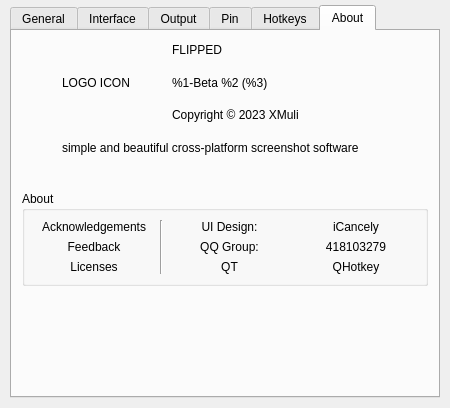
<?xml version="1.0" encoding="UTF-8"?>
<ui version="4.0">
 <class>PrefManage</class>
 <widget class="QWidget" name="PrefManage">
  <property name="geometry">
   <rect>
    <x>0</x>
    <y>0</y>
    <width>450</width>
    <height>408</height>
   </rect>
  </property>
  <property name="minimumSize">
   <size>
    <width>450</width>
    <height>0</height>
   </size>
  </property>
  <property name="windowTitle">
   <string>Form</string>
  </property>
  <layout class="QVBoxLayout" name="verticalLayout">
   <property name="spacing">
    <number>5</number>
   </property>
   <property name="leftMargin">
    <number>10</number>
   </property>
   <property name="topMargin">
    <number>5</number>
   </property>
   <property name="rightMargin">
    <number>10</number>
   </property>
   <property name="bottomMargin">
    <number>10</number>
   </property>
   <item>
    <widget class="QTabWidget" name="tabWidget">
     <property name="enabled">
      <bool>true</bool>
     </property>
     <property name="tabShape">
      <enum>QTabWidget::Rounded</enum>
     </property>
     <property name="currentIndex">
      <number>5</number>
     </property>
     <widget class="QWidget" name="tabGeneral">
      <attribute name="title">
       <string>General</string>
      </attribute>
      <layout class="QHBoxLayout" name="horizontalLayout_2">
       <item>
        <layout class="QGridLayout" name="gridLayout" rowstretch="1,1,1,1,3,0" columnstretch="2,3,1">
         <property name="leftMargin">
          <number>10</number>
         </property>
         <property name="topMargin">
          <number>5</number>
         </property>
         <property name="rightMargin">
          <number>10</number>
         </property>
         <property name="bottomMargin">
          <number>10</number>
         </property>
         <property name="spacing">
          <number>5</number>
         </property>
         <item row="2" column="1">
          <widget class="QCheckBox" name="checkBox">
           <property name="text">
            <string>Run on system startup</string>
           </property>
          </widget>
         </item>
         <item row="0" column="2">
          <spacer name="horizontalSpacer">
           <property name="orientation">
            <enum>Qt::Horizontal</enum>
           </property>
           <property name="sizeHint" stdset="0">
            <size>
             <width>40</width>
             <height>20</height>
            </size>
           </property>
          </spacer>
         </item>
         <item row="0" column="0">
          <widget class="QLabel" name="label">
           <property name="text">
            <string>Lanuage:</string>
           </property>
           <property name="alignment">
            <set>Qt::AlignRight|Qt::AlignTrailing|Qt::AlignVCenter</set>
           </property>
          </widget>
         </item>
         <item row="3" column="0">
          <widget class="QLabel" name="label_4">
           <property name="text">
            <string>Log Level:</string>
           </property>
           <property name="alignment">
            <set>Qt::AlignRight|Qt::AlignTrailing|Qt::AlignVCenter</set>
           </property>
          </widget>
         </item>
         <item row="3" column="1">
          <widget class="QComboBox" name="comboBox_2">
           <property name="maximumSize">
            <size>
             <width>80</width>
             <height>16777215</height>
            </size>
           </property>
          </widget>
         </item>
         <item row="1" column="1">
          <widget class="QPushButton" name="pushButton">
           <property name="maximumSize">
            <size>
             <width>80</width>
             <height>16777215</height>
            </size>
           </property>
           <property name="text">
            <string>PushButton</string>
           </property>
          </widget>
         </item>
         <item row="2" column="0">
          <widget class="QLabel" name="label_3">
           <property name="text">
            <string>Launch:</string>
           </property>
           <property name="alignment">
            <set>Qt::AlignRight|Qt::AlignTrailing|Qt::AlignVCenter</set>
           </property>
          </widget>
         </item>
         <item row="0" column="1">
          <widget class="QComboBox" name="comboBox">
           <property name="maximumSize">
            <size>
             <width>80</width>
             <height>16777215</height>
            </size>
           </property>
          </widget>
         </item>
         <item row="1" column="0">
          <widget class="QLabel" name="label_2">
           <property name="text">
            <string>Font:</string>
           </property>
           <property name="alignment">
            <set>Qt::AlignRight|Qt::AlignTrailing|Qt::AlignVCenter</set>
           </property>
          </widget>
         </item>
         <item row="4" column="1">
          <spacer name="verticalSpacer">
           <property name="orientation">
            <enum>Qt::Vertical</enum>
           </property>
           <property name="sizeHint" stdset="0">
            <size>
             <width>20</width>
             <height>40</height>
            </size>
           </property>
          </spacer>
         </item>
         <item row="5" column="0" colspan="3">
          <layout class="QHBoxLayout" name="horizontalLayout" stretch="7,0">
           <property name="spacing">
            <number>0</number>
           </property>
           <item>
            <spacer name="horizontalSpacer_2">
             <property name="orientation">
              <enum>Qt::Horizontal</enum>
             </property>
             <property name="sizeHint" stdset="0">
              <size>
               <width>40</width>
               <height>20</height>
              </size>
             </property>
            </spacer>
           </item>
           <item>
            <widget class="QPushButton" name="pushButton_2">
             <property name="maximumSize">
              <size>
               <width>80</width>
               <height>16777215</height>
              </size>
             </property>
             <property name="text">
              <string>Reset</string>
             </property>
            </widget>
           </item>
          </layout>
         </item>
        </layout>
       </item>
      </layout>
     </widget>
     <widget class="QWidget" name="tabInterface">
      <attribute name="title">
       <string>Interface</string>
      </attribute>
      <layout class="QHBoxLayout" name="horizontalLayout_4">
       <item>
        <layout class="QGridLayout" name="gridLayout_2" rowstretch="0,0,0,0,0,0,0,0,0,0,0,0" columnstretch="7,0,0">
         <property name="leftMargin">
          <number>10</number>
         </property>
         <property name="topMargin">
          <number>5</number>
         </property>
         <property name="rightMargin">
          <number>10</number>
         </property>
         <property name="bottomMargin">
          <number>10</number>
         </property>
         <property name="spacing">
          <number>5</number>
         </property>
         <item row="0" column="0">
          <widget class="QLabel" name="label_5">
           <property name="text">
            <string>Border Style:</string>
           </property>
           <property name="alignment">
            <set>Qt::AlignRight|Qt::AlignTrailing|Qt::AlignVCenter</set>
           </property>
          </widget>
         </item>
         <item row="6" column="0" colspan="3">
          <widget class="Line" name="line_2">
           <property name="orientation">
            <enum>Qt::Horizontal</enum>
           </property>
          </widget>
         </item>
         <item row="3" column="0" colspan="3">
          <widget class="Line" name="line">
           <property name="maximumSize">
            <size>
             <width>16777215</width>
             <height>3</height>
            </size>
           </property>
           <property name="orientation">
            <enum>Qt::Horizontal</enum>
           </property>
          </widget>
         </item>
         <item row="0" column="1">
          <widget class="QComboBox" name="comboBox_3">
           <property name="maximumSize">
            <size>
             <width>80</width>
             <height>16777215</height>
            </size>
           </property>
          </widget>
         </item>
         <item row="2" column="1">
          <widget class="QSpinBox" name="spinBox">
           <property name="maximumSize">
            <size>
             <width>80</width>
             <height>16777215</height>
            </size>
           </property>
           <property name="maximum">
            <number>100</number>
           </property>
          </widget>
         </item>
         <item row="9" column="1">
          <widget class="QCheckBox" name="checkBox_3">
           <property name="text">
            <string>Auto copy to clipboard</string>
           </property>
          </widget>
         </item>
         <item row="2" column="0">
          <widget class="QLabel" name="label_6">
           <property name="text">
            <string>Border Width:</string>
           </property>
           <property name="alignment">
            <set>Qt::AlignRight|Qt::AlignTrailing|Qt::AlignVCenter</set>
           </property>
          </widget>
         </item>
         <item row="4" column="0">
          <widget class="QLabel" name="label_7">
           <property name="text">
            <string>Crosshair Color:</string>
           </property>
           <property name="alignment">
            <set>Qt::AlignRight|Qt::AlignTrailing|Qt::AlignVCenter</set>
           </property>
          </widget>
         </item>
         <item row="11" column="0" colspan="3">
          <layout class="QHBoxLayout" name="horizontalLayout_3" stretch="7,3">
           <property name="spacing">
            <number>0</number>
           </property>
           <item>
            <spacer name="horizontalSpacer_3">
             <property name="orientation">
              <enum>Qt::Horizontal</enum>
             </property>
             <property name="sizeHint" stdset="0">
              <size>
               <width>40</width>
               <height>20</height>
              </size>
             </property>
            </spacer>
           </item>
           <item>
            <widget class="QPushButton" name="pushButton_3">
             <property name="maximumSize">
              <size>
               <width>80</width>
               <height>16777215</height>
              </size>
             </property>
             <property name="text">
              <string>Reset</string>
             </property>
            </widget>
           </item>
          </layout>
         </item>
         <item row="0" column="2">
          <spacer name="horizontalSpacer_4">
           <property name="orientation">
            <enum>Qt::Horizontal</enum>
           </property>
           <property name="sizeHint" stdset="0">
            <size>
             <width>40</width>
             <height>20</height>
            </size>
           </property>
          </spacer>
         </item>
         <item row="5" column="1">
          <widget class="QSpinBox" name="spinBox_2">
           <property name="maximumSize">
            <size>
             <width>80</width>
             <height>16777215</height>
            </size>
           </property>
           <property name="maximum">
            <number>100</number>
           </property>
          </widget>
         </item>
         <item row="1" column="0">
          <widget class="QLabel" name="label_8">
           <property name="text">
            <string>Border Color</string>
           </property>
           <property name="alignment">
            <set>Qt::AlignRight|Qt::AlignTrailing|Qt::AlignVCenter</set>
           </property>
          </widget>
         </item>
         <item row="10" column="1">
          <spacer name="verticalSpacer_2">
           <property name="orientation">
            <enum>Qt::Vertical</enum>
           </property>
           <property name="sizeHint" stdset="0">
            <size>
             <width>20</width>
             <height>40</height>
            </size>
           </property>
          </spacer>
         </item>
         <item row="7" column="1">
          <widget class="QCheckBox" name="checkBox_2">
           <property name="text">
            <string>Smart window</string>
           </property>
          </widget>
         </item>
         <item row="8" column="1">
          <widget class="QCheckBox" name="checkBox_4">
           <property name="text">
            <string>Crosshair</string>
           </property>
          </widget>
         </item>
         <item row="5" column="0">
          <widget class="QLabel" name="label_9">
           <property name="text">
            <string>Crosshair Width:</string>
           </property>
           <property name="alignment">
            <set>Qt::AlignRight|Qt::AlignTrailing|Qt::AlignVCenter</set>
           </property>
          </widget>
         </item>
        </layout>
       </item>
      </layout>
     </widget>
     <widget class="QWidget" name="tabOutput">
      <attribute name="title">
       <string>Output</string>
      </attribute>
      <layout class="QHBoxLayout" name="horizontalLayout_8">
       <item>
        <layout class="QGridLayout" name="gridLayout_3">
         <property name="leftMargin">
          <number>10</number>
         </property>
         <property name="topMargin">
          <number>5</number>
         </property>
         <property name="rightMargin">
          <number>10</number>
         </property>
         <property name="bottomMargin">
          <number>10</number>
         </property>
         <property name="spacing">
          <number>5</number>
         </property>
         <item row="0" column="0">
          <layout class="QHBoxLayout" name="horizontalLayout_5" stretch="1,1,2">
           <item>
            <widget class="QLabel" name="label_10">
             <property name="text">
              <string>Image quailty:</string>
             </property>
             <property name="alignment">
              <set>Qt::AlignLeading|Qt::AlignLeft|Qt::AlignVCenter</set>
             </property>
            </widget>
           </item>
           <item>
            <widget class="QSpinBox" name="spinBox_3"/>
           </item>
           <item>
            <spacer name="horizontalSpacer_5">
             <property name="orientation">
              <enum>Qt::Horizontal</enum>
             </property>
             <property name="sizeHint" stdset="0">
              <size>
               <width>40</width>
               <height>20</height>
              </size>
             </property>
            </spacer>
           </item>
          </layout>
         </item>
         <item row="4" column="0">
          <layout class="QHBoxLayout" name="horizontalLayout_6" stretch="7,0">
           <property name="spacing">
            <number>0</number>
           </property>
           <item>
            <spacer name="horizontalSpacer_6">
             <property name="orientation">
              <enum>Qt::Horizontal</enum>
             </property>
             <property name="sizeHint" stdset="0">
              <size>
               <width>40</width>
               <height>20</height>
              </size>
             </property>
            </spacer>
           </item>
           <item>
            <widget class="QPushButton" name="pushButton_4">
             <property name="maximumSize">
              <size>
               <width>80</width>
               <height>16777215</height>
              </size>
             </property>
             <property name="text">
              <string>Reset</string>
             </property>
            </widget>
           </item>
          </layout>
         </item>
         <item row="2" column="0">
          <widget class="QGroupBox" name="groupBox">
           <property name="title">
            <string>Path Save</string>
           </property>
           <layout class="QHBoxLayout" name="horizontalLayout_7">
            <item>
             <layout class="QGridLayout" name="gridLayout_4">
              <item row="7" column="2">
               <widget class="QPushButton" name="pushButton_5">
                <property name="maximumSize">
                 <size>
                  <width>80</width>
                  <height>16777215</height>
                 </size>
                </property>
                <property name="text">
                 <string>Change</string>
                </property>
               </widget>
              </item>
              <item row="11" column="0" colspan="3">
               <widget class="QLineEdit" name="lineEdit_4"/>
              </item>
              <item row="10" column="0" colspan="2">
               <widget class="QCheckBox" name="checkBox_5">
                <property name="text">
                 <string>Auto save</string>
                </property>
               </widget>
              </item>
              <item row="5" column="0" colspan="3">
               <widget class="QLineEdit" name="lineEdit_2"/>
              </item>
              <item row="3" column="2">
               <widget class="QPushButton" name="pushButton_6">
                <property name="maximumSize">
                 <size>
                  <width>80</width>
                  <height>16777215</height>
                 </size>
                </property>
                <property name="text">
                 <string>Change</string>
                </property>
               </widget>
              </item>
              <item row="1" column="0" colspan="3">
               <widget class="QLineEdit" name="lineEdit"/>
              </item>
              <item row="9" column="0">
               <spacer name="verticalSpacer_3">
                <property name="orientation">
                 <enum>Qt::Vertical</enum>
                </property>
                <property name="sizeHint" stdset="0">
                 <size>
                  <width>20</width>
                  <height>10</height>
                 </size>
                </property>
               </spacer>
              </item>
              <item row="7" column="0" colspan="2">
               <widget class="QCheckBox" name="checkBox_6">
                <property name="text">
                 <string>Quick save</string>
                </property>
               </widget>
              </item>
              <item row="4" column="0">
               <spacer name="verticalSpacer_4">
                <property name="orientation">
                 <enum>Qt::Vertical</enum>
                </property>
                <property name="sizeHint" stdset="0">
                 <size>
                  <width>20</width>
                  <height>10</height>
                 </size>
                </property>
               </spacer>
              </item>
              <item row="6" column="0">
               <spacer name="verticalSpacer_5">
                <property name="orientation">
                 <enum>Qt::Vertical</enum>
                </property>
                <property name="sizeHint" stdset="0">
                 <size>
                  <width>20</width>
                  <height>10</height>
                 </size>
                </property>
               </spacer>
              </item>
              <item row="10" column="2">
               <widget class="QPushButton" name="pushButton_7">
                <property name="maximumSize">
                 <size>
                  <width>80</width>
                  <height>16777215</height>
                 </size>
                </property>
                <property name="text">
                 <string>Change</string>
                </property>
               </widget>
              </item>
              <item row="8" column="0" colspan="3">
               <widget class="QLineEdit" name="lineEdit_3"/>
              </item>
              <item row="2" column="0">
               <spacer name="verticalSpacer_6">
                <property name="orientation">
                 <enum>Qt::Vertical</enum>
                </property>
                <property name="sizeHint" stdset="0">
                 <size>
                  <width>20</width>
                  <height>10</height>
                 </size>
                </property>
               </spacer>
              </item>
              <item row="3" column="0" colspan="2">
               <widget class="QLabel" name="label_11">
                <property name="text">
                 <string>Config</string>
                </property>
                <property name="alignment">
                 <set>Qt::AlignLeading|Qt::AlignLeft|Qt::AlignVCenter</set>
                </property>
               </widget>
              </item>
              <item row="0" column="0" colspan="2">
               <widget class="QLabel" name="label_12">
                <property name="text">
                 <string>File Name</string>
                </property>
                <property name="alignment">
                 <set>Qt::AlignLeading|Qt::AlignLeft|Qt::AlignVCenter</set>
                </property>
               </widget>
              </item>
             </layout>
            </item>
           </layout>
          </widget>
         </item>
         <item row="3" column="0">
          <spacer name="verticalSpacer_7">
           <property name="orientation">
            <enum>Qt::Vertical</enum>
           </property>
           <property name="sizeHint" stdset="0">
            <size>
             <width>20</width>
             <height>10</height>
            </size>
           </property>
          </spacer>
         </item>
         <item row="1" column="0">
          <spacer name="verticalSpacer_8">
           <property name="orientation">
            <enum>Qt::Vertical</enum>
           </property>
           <property name="sizeHint" stdset="0">
            <size>
             <width>20</width>
             <height>10</height>
            </size>
           </property>
          </spacer>
         </item>
        </layout>
       </item>
      </layout>
     </widget>
     <widget class="QWidget" name="tabPin">
      <attribute name="title">
       <string>Pin</string>
      </attribute>
      <layout class="QHBoxLayout" name="horizontalLayout_10">
       <item>
        <layout class="QGridLayout" name="gridLayout_5" columnstretch="1,1,4,1">
         <property name="leftMargin">
          <number>10</number>
         </property>
         <property name="topMargin">
          <number>5</number>
         </property>
         <property name="rightMargin">
          <number>10</number>
         </property>
         <property name="bottomMargin">
          <number>10</number>
         </property>
         <property name="spacing">
          <number>5</number>
         </property>
         <item row="0" column="1">
          <widget class="QLabel" name="label_13">
           <property name="text">
            <string>Opacity:</string>
           </property>
           <property name="alignment">
            <set>Qt::AlignRight|Qt::AlignTrailing|Qt::AlignVCenter</set>
           </property>
          </widget>
         </item>
         <item row="1" column="1">
          <widget class="QLabel" name="label_14">
           <property name="text">
            <string>Maximum size:</string>
           </property>
           <property name="alignment">
            <set>Qt::AlignRight|Qt::AlignTrailing|Qt::AlignVCenter</set>
           </property>
          </widget>
         </item>
         <item row="1" column="2">
          <widget class="QSpinBox" name="spinBox_4">
           <property name="maximumSize">
            <size>
             <width>80</width>
             <height>16777215</height>
            </size>
           </property>
           <property name="maximum">
            <number>100000</number>
           </property>
          </widget>
         </item>
         <item row="0" column="2">
          <widget class="QSpinBox" name="spinBox_5">
           <property name="maximumSize">
            <size>
             <width>80</width>
             <height>16777215</height>
            </size>
           </property>
           <property name="maximum">
            <number>100</number>
           </property>
          </widget>
         </item>
         <item row="0" column="3">
          <spacer name="horizontalSpacer_7">
           <property name="orientation">
            <enum>Qt::Horizontal</enum>
           </property>
           <property name="sizeHint" stdset="0">
            <size>
             <width>40</width>
             <height>20</height>
            </size>
           </property>
          </spacer>
         </item>
         <item row="2" column="1">
          <spacer name="verticalSpacer_9">
           <property name="orientation">
            <enum>Qt::Vertical</enum>
           </property>
           <property name="sizeHint" stdset="0">
            <size>
             <width>20</width>
             <height>40</height>
            </size>
           </property>
          </spacer>
         </item>
         <item row="0" column="0">
          <spacer name="horizontalSpacer_8">
           <property name="orientation">
            <enum>Qt::Horizontal</enum>
           </property>
           <property name="sizeHint" stdset="0">
            <size>
             <width>40</width>
             <height>20</height>
            </size>
           </property>
          </spacer>
         </item>
         <item row="3" column="0" colspan="4">
          <layout class="QHBoxLayout" name="horizontalLayout_9" stretch="7,0">
           <property name="spacing">
            <number>0</number>
           </property>
           <item>
            <spacer name="horizontalSpacer_9">
             <property name="orientation">
              <enum>Qt::Horizontal</enum>
             </property>
             <property name="sizeHint" stdset="0">
              <size>
               <width>40</width>
               <height>20</height>
              </size>
             </property>
            </spacer>
           </item>
           <item>
            <widget class="QPushButton" name="pushButton_8">
             <property name="maximumSize">
              <size>
               <width>80</width>
               <height>16777215</height>
              </size>
             </property>
             <property name="text">
              <string>Reset</string>
             </property>
            </widget>
           </item>
          </layout>
         </item>
        </layout>
       </item>
      </layout>
     </widget>
     <widget class="QWidget" name="tabHotkeys">
      <attribute name="title">
       <string>Hotkeys</string>
      </attribute>
      <layout class="QHBoxLayout" name="horizontalLayout_12">
       <item>
        <layout class="QGridLayout" name="gridLayout_6" columnminimumwidth="1,1,4">
         <property name="leftMargin">
          <number>10</number>
         </property>
         <property name="topMargin">
          <number>5</number>
         </property>
         <property name="rightMargin">
          <number>10</number>
         </property>
         <property name="bottomMargin">
          <number>10</number>
         </property>
         <property name="spacing">
          <number>5</number>
         </property>
         <item row="2" column="0" colspan="2">
          <widget class="QLabel" name="label_15">
           <property name="text">
            <string>Full screen capture:</string>
           </property>
           <property name="alignment">
            <set>Qt::AlignRight|Qt::AlignTrailing|Qt::AlignVCenter</set>
           </property>
          </widget>
         </item>
         <item row="1" column="0" colspan="2">
          <widget class="QLabel" name="label_16">
           <property name="text">
            <string>Delay capture:</string>
           </property>
           <property name="alignment">
            <set>Qt::AlignRight|Qt::AlignTrailing|Qt::AlignVCenter</set>
           </property>
          </widget>
         </item>
         <item row="3" column="2">
          <spacer name="horizontalSpacer_10">
           <property name="orientation">
            <enum>Qt::Horizontal</enum>
           </property>
           <property name="sizeHint" stdset="0">
            <size>
             <width>13</width>
             <height>17</height>
            </size>
           </property>
          </spacer>
         </item>
         <item row="4" column="0" colspan="3">
          <layout class="QHBoxLayout" name="horizontalLayout_11" stretch="7,0">
           <property name="spacing">
            <number>0</number>
           </property>
           <item>
            <spacer name="horizontalSpacer_11">
             <property name="orientation">
              <enum>Qt::Horizontal</enum>
             </property>
             <property name="sizeHint" stdset="0">
              <size>
               <width>40</width>
               <height>20</height>
              </size>
             </property>
            </spacer>
           </item>
           <item>
            <widget class="QPushButton" name="pushButton_9">
             <property name="maximumSize">
              <size>
               <width>80</width>
               <height>16777215</height>
              </size>
             </property>
             <property name="text">
              <string>Reset</string>
             </property>
            </widget>
           </item>
          </layout>
         </item>
         <item row="0" column="0" colspan="2">
          <widget class="QLabel" name="label_17">
           <property name="text">
            <string>Capture:</string>
           </property>
           <property name="alignment">
            <set>Qt::AlignRight|Qt::AlignTrailing|Qt::AlignVCenter</set>
           </property>
          </widget>
         </item>
         <item row="3" column="0">
          <spacer name="verticalSpacer_10">
           <property name="orientation">
            <enum>Qt::Vertical</enum>
           </property>
           <property name="sizeHint" stdset="0">
            <size>
             <width>1</width>
             <height>20</height>
            </size>
           </property>
          </spacer>
         </item>
        </layout>
       </item>
      </layout>
     </widget>
     <widget class="QWidget" name="tabAbout">
      <attribute name="title">
       <string>About</string>
      </attribute>
      <layout class="QVBoxLayout" name="verticalLayout_2" stretch="5,1,3,4">
       <property name="spacing">
        <number>5</number>
       </property>
       <property name="leftMargin">
        <number>10</number>
       </property>
       <property name="topMargin">
        <number>5</number>
       </property>
       <property name="rightMargin">
        <number>10</number>
       </property>
       <property name="bottomMargin">
        <number>10</number>
       </property>
       <item>
        <layout class="QHBoxLayout" name="horizontalLayout_14" stretch="0,10,0">
         <property name="spacing">
          <number>5</number>
         </property>
         <item>
          <spacer name="horizontalSpacer_12">
           <property name="orientation">
            <enum>Qt::Horizontal</enum>
           </property>
           <property name="sizeHint" stdset="0">
            <size>
             <width>40</width>
             <height>20</height>
            </size>
           </property>
          </spacer>
         </item>
         <item>
          <layout class="QGridLayout" name="gridLayout_8">
           <item row="0" column="1">
            <widget class="QLabel" name="label_27">
             <property name="text">
              <string>FLIPPED</string>
             </property>
            </widget>
           </item>
           <item row="1" column="1" colspan="2">
            <widget class="QLabel" name="label_28">
             <property name="text">
              <string>%1-Beta %2 (%3)</string>
             </property>
            </widget>
           </item>
           <item row="3" column="0" colspan="3">
            <widget class="QLabel" name="label_29">
             <property name="text">
              <string>simple and beautiful cross-platform screenshot software</string>
             </property>
            </widget>
           </item>
           <item row="2" column="1" colspan="2">
            <widget class="QLabel" name="label_30">
             <property name="text">
              <string>Copyright © 2023 XMuli</string>
             </property>
            </widget>
           </item>
           <item row="0" column="0" rowspan="3">
            <widget class="QLabel" name="label_31">
             <property name="text">
              <string>LOGO ICON</string>
             </property>
            </widget>
           </item>
          </layout>
         </item>
         <item>
          <spacer name="horizontalSpacer_13">
           <property name="orientation">
            <enum>Qt::Horizontal</enum>
           </property>
           <property name="sizeHint" stdset="0">
            <size>
             <width>40</width>
             <height>20</height>
            </size>
           </property>
          </spacer>
         </item>
        </layout>
       </item>
       <item>
        <spacer name="verticalSpacer_11">
         <property name="orientation">
          <enum>Qt::Vertical</enum>
         </property>
         <property name="sizeHint" stdset="0">
          <size>
           <width>13</width>
           <height>23</height>
          </size>
         </property>
        </spacer>
       </item>
       <item>
        <widget class="QGroupBox" name="groupBox_2">
         <property name="title">
          <string>About</string>
         </property>
         <layout class="QHBoxLayout" name="horizontalLayout_13">
          <item>
           <layout class="QGridLayout" name="gridLayout_7">
            <item row="0" column="0">
             <widget class="QLabel" name="label_21">
              <property name="text">
               <string>Acknowledgements</string>
              </property>
              <property name="alignment">
               <set>Qt::AlignCenter</set>
              </property>
             </widget>
            </item>
            <item row="0" column="1" rowspan="3">
             <widget class="Line" name="line_3">
              <property name="orientation">
               <enum>Qt::Vertical</enum>
              </property>
             </widget>
            </item>
            <item row="0" column="2">
             <widget class="QLabel" name="label_22">
              <property name="text">
               <string>UI Design:</string>
              </property>
              <property name="alignment">
               <set>Qt::AlignCenter</set>
              </property>
             </widget>
            </item>
            <item row="0" column="3">
             <widget class="QLabel" name="label_23">
              <property name="text">
               <string>iCancely</string>
              </property>
              <property name="alignment">
               <set>Qt::AlignCenter</set>
              </property>
             </widget>
            </item>
            <item row="1" column="0">
             <widget class="QLabel" name="label_18">
              <property name="text">
               <string>Feedback</string>
              </property>
              <property name="alignment">
               <set>Qt::AlignCenter</set>
              </property>
             </widget>
            </item>
            <item row="1" column="2">
             <widget class="QLabel" name="label_19">
              <property name="text">
               <string>QQ Group:</string>
              </property>
              <property name="alignment">
               <set>Qt::AlignCenter</set>
              </property>
             </widget>
            </item>
            <item row="1" column="3">
             <widget class="QLabel" name="label_20">
              <property name="text">
               <string>418103279</string>
              </property>
              <property name="alignment">
               <set>Qt::AlignCenter</set>
              </property>
              <property name="openExternalLinks">
               <bool>true</bool>
              </property>
             </widget>
            </item>
            <item row="2" column="0">
             <widget class="QLabel" name="label_24">
              <property name="text">
               <string>Licenses</string>
              </property>
              <property name="alignment">
               <set>Qt::AlignCenter</set>
              </property>
             </widget>
            </item>
            <item row="2" column="2">
             <widget class="QLabel" name="label_25">
              <property name="text">
               <string>QT</string>
              </property>
              <property name="alignment">
               <set>Qt::AlignCenter</set>
              </property>
             </widget>
            </item>
            <item row="2" column="3">
             <widget class="QLabel" name="label_26">
              <property name="text">
               <string>QHotkey</string>
              </property>
              <property name="alignment">
               <set>Qt::AlignCenter</set>
              </property>
             </widget>
            </item>
           </layout>
          </item>
         </layout>
        </widget>
       </item>
       <item>
        <spacer name="verticalSpacer_13">
         <property name="orientation">
          <enum>Qt::Vertical</enum>
         </property>
         <property name="sizeHint" stdset="0">
          <size>
           <width>20</width>
           <height>40</height>
          </size>
         </property>
        </spacer>
       </item>
      </layout>
     </widget>
    </widget>
   </item>
  </layout>
 </widget>
 <resources/>
 <connections/>
</ui>
